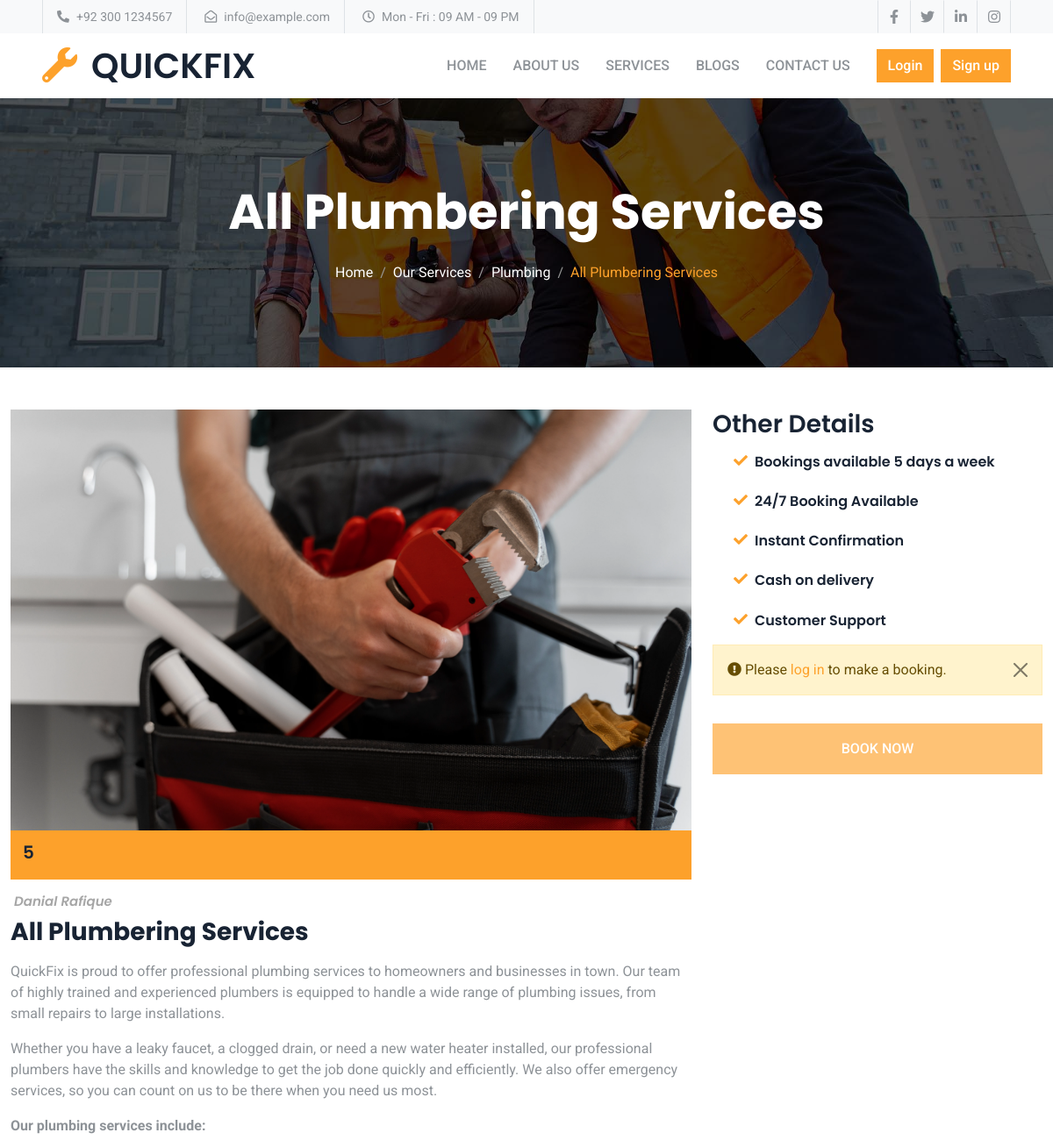
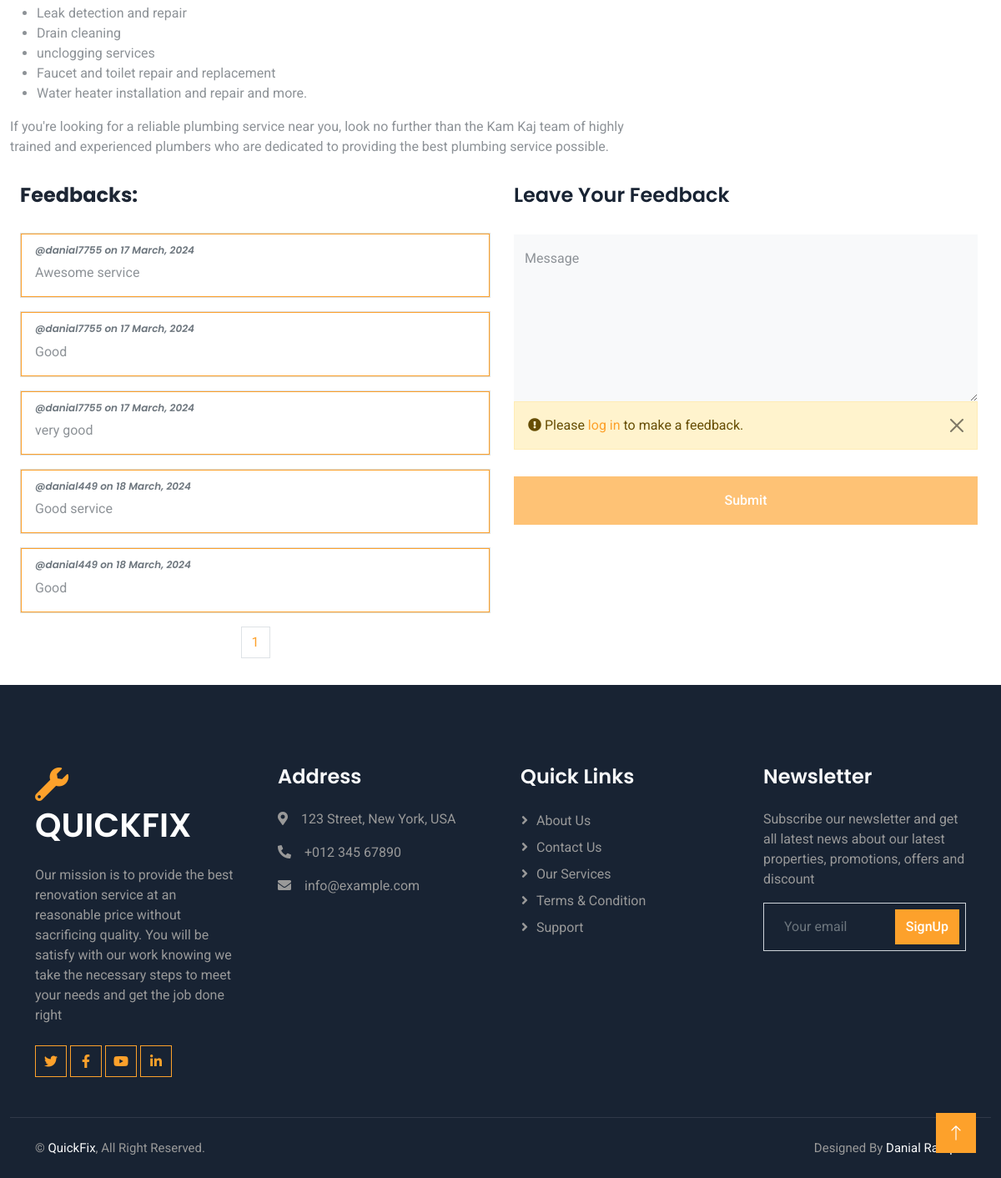
Page /service-details/6 on the committed database (2 pictures, top to bottom).
### vendor/models.py (models this page shows, shortened)
class Service(models.Model):
    user = models.ForeignKey(User,on_delete=models.CASCADE,blank=True ,null=True)
    service_title = models.CharField(max_length=50,null=True, blank=True)
    service_image = models.ImageField(upload_to='service_images/')
    categories=models.ForeignKey(Service_Category ,on_delete=models.CASCADE , blank=True ,null=True, related_name='services')
    description = HTMLField(null=True, blank=True)

class Service_Category(models.Model):
    name = models.CharField(max_length=50)

class Feedback(models.Model):
    user = models.ForeignKey(User, on_delete=models.CASCADE)
    service = models.ForeignKey(Service, on_delete=models.CASCADE , related_name='feedback')
    feedback_text = models.TextField()
    created_date = models.DateTimeField(default=timezone.now , null=True, blank=True)

### accounts/models.py (models this page shows)
class User(AbstractUser):
    is_admin = models.BooleanField('Is_admin' , default=False)
    is_customer = models.BooleanField('Is_customer' , default=False)
    is_vendor = models.BooleanField('Is_vendor' , default=False)
    CATAGORY_CHOICES = [('Punjab' ,'Punjab') ,('Sindh' ,'Sindh'),('Khyber Pakhtunkhwa','Khyber Pakhtunkhwa'),('Gilgit-Baltistan' ,'Gilgit-Baltistan') ,('Islamabad Capital Territory' ,'Islamabad Capital Territory'),('Balochistan','Balochistan'),]
    CATAGORY_EMP= [('Electrician' ,'Electrician'),('Plumber' ,'Plumber'),('Sweaper' ,'Sweaper'),('Carpenter' ,'Carpenter'),('Drain clean' ,'Drain clean'),('AC repair' ,'AC repair'),('Painting & Decorating' ,'Painting & Decorating'),]
    email = models.EmailField(null=True , unique=True)
    mobile_no = models.CharField(max_length=11 ,null=True, blank=True)
    address1 = models.CharField(max_length=200,default='abc')
    address2 = models.CharField(max_length=200,default='abc')
    city =  models.CharField(max_length=70 ,null=True, blank=True)
    province = models.CharField(choices=CATAGORY_CHOICES,default='Punjab', max_length=56)
    employee = models.CharField(choices=CATAGORY_EMP,default='none', max_length=100)
    cnic= models.CharField(max_length=13 ,null=True, blank=True)
    shop_reference = models.TextField(default='shop no address etc')
    vendor_image = models.ImageField(upload_to='vendor_profile_pics/')
    is_email_verified = models.BooleanField(default=False)
    email_verification_token = models.CharField(max_length=200 ,blank=True, null=True)
    def __str__(self):
        return self.username

### vendor/views.py (the view)
# urls.py: path("service-details/<int:service_id>", service_detail_view, name="service_detail_view"),
def service_detail_view(request, service_id):
    service = Service.objects.get(id=service_id)
    feedback = service.feedback.all()
    paginator = Paginator(feedback , 5)
    page_number = request.GET.get('page')
    feedbackfinal = paginator.get_page(page_number)
    totalpage = feedbackfinal.paginator.num_pages
    if request.method == 'POST':
        form = FeedbackForm(request.POST)
        if form.is_valid():
            feeback=form.save(commit=False)
            feeback.service = service
            feeback.user = request.user
            feeback.save()
            messages.success(request, "Submit Successfully! Thank you for your feedback.")
            return redirect('vendor:service_detail_view' , service_id=service.id)
        else:
            print(form.errors)
    else:
        form=FeedbackForm()
    context = {
        'service': service ,
        'feedback':feedbackfinal,
        'totalpagelist' : [n+1 for n in range(totalpage)]
    }
    return render(request, 'vendor/service_detail.html', context)

### vendor/templates/vendor/service_detail.html (shortened to what this page needs)
{% extends "base.html" %}
{% load static %}
{% block css %}
<link rel="stylesheet" href="{% static 'vendor/css/service_detail.css'%}">{% endblock css %}
{% block content %}
    <div class="container-fluid page-header py-5 mb-5 wow fadeIn" data-wow-delay="0.1s">
        <div class="container text-center py-5">
            <h1 class="display-4 text-white animated slideInDown mb-4">{{service.service_title}}</h1>
            <nav aria-label="breadcrumb animated slideInDown">
                <ol class="breadcrumb justify-content-center mb-0">
                    <li class="breadcrumb-item"><a class="text-white" href="{% url "customer:home" %}">Home</a></li>
                    <li class="breadcrumb-item"><a class="text-white" href="{% url "customer:service_view" %}">Our Services</a></li>
                    <li class="breadcrumb-item"><a class="text-white" href="">{{service.categories.name}}</a></li>
                    <li class="breadcrumb-item text-primary active" aria-current="page">{{service.service_title}}</li>
                </ol>
            </nav>
        </div>
    </div>
<div class="container-fluid">
    <div class="row justify-content-center">
        <div class="col-lg-8 col-md-12 wow fadeInUp" data-wow-delay="0.1s">
            <div class="post-image">
                <img src="{{service.service_image.url}}" alt="img" loading="lazy">
            </div>
            <div class="post-info btn-primary d-flex">
                <h5><span></span>{{ service.feedback.all|length }}
                </h5>
            </div>
            <div class="author d-flex">
                <h6><ion-icon name="person-circle-outline"></ion-icon>{{service.user.first_name}}
                    {{service.user.last_name}}</h6>
            </div>
            <div class="post-content">
                <h3>{{service.service_title}}</h3>
                <p>{{service.description | safe}}</p>
            </div>
        </div>
        <div class="col-lg-4 col-md-12 recent-post-section wow fadeInUp" data-wow-delay="0.5s">
            <h3>Other Details</h3>
            <div class="recent-post py-2 px-4">
                <i class="fa fa-check text-primary flex-shrink-0 me-2"></i>
                <h6 class="mb-0">Bookings available 5 days a week</h6>
            </div>
            <div class="recent-post py-2 px-4">
                <i class="fa fa-check text-primary flex-shrink-0 me-2"></i>
                <h6 class="mb-0">24/7 Booking Available</h6>
            </div>
            <div class="recent-post py-2 px-4">
                <i class="fa fa-check text-primary flex-shrink-0 me-2"></i>
                <h6 class="mb-0">Instant Confirmation</h6>
            </div>
            <div class="recent-post py-2 px-4">
                <i class="fa fa-check text-primary flex-shrink-0 me-2"></i>
                <h6 class="mb-0">Cash on delivery</h6>
            </div>
            <div class="recent-post py-2 px-4">
                <i class="fa fa-check text-primary flex-shrink-0 me-2"></i>
                <h6 class="mb-0">Customer Support</h6>
            </div>
            <div class="col-12">
                <form action="{% url 'vendor:book_service' service.id %}" method="post">
                    {% if user.is_authenticated %}
                    <button class="btn btn-primary w-100 py-3 mt-3" type="button" data-bs-toggle="modal" data-bs-target="#exampleModal">BOOK NOW</button>
                  <div class="modal fade" id="exampleModal" tabindex="-1" aria-labelledby="exampleModalLabel" aria-hidden="true">
                      <div class="modal-dialog modal-dialog-centered">
                        <div class="modal-content">
                          <div class="modal-header">
                            <h5 class="modal-title" id="exampleModalLabel">Booking Instructions</h5>
                            <button type="button" class="btn-close" data-bs-dismiss="modal" aria-label="Close"></button>
                          </div>
                          <div class="modal-body">
                            <div class="col-12">
                                <label class="form-label">Date & Time</label>
                                <input type="datetime-local" id="datetime" name="booking_date" class="form-control" required>
                            </div>
                            <div class="col-12 mt-2">
                                <label class="form-label">Additional Instruction</label>
                                <textarea name="instruction" id="instruction" name="instruction" class="form-control" required></textarea>
                            </div>
                          </div>
                          <div class="modal-footer">
                            <button type="button" class="btn btn-secondary" data-bs-dismiss="modal">Close</button>
                            <button type="submit" class="btn btn-primary">Confirm Booking</button>
                          </div>
                        </div>
                      </div>
                    </div>
                    {% else %}
                    <div class="alert alert-warning alert-dismissible fade show" role="alert">
                        <i class="fa fa-exclamation-circle" aria-hidden="true"></i> Please <a href="{% url 'accounts:user_login_view' %}">log in</a> to make a booking.
                        <button type="button" class="btn-close" data-bs-dismiss="alert" aria-label="Close"></button>
                      </div>
                    <button class="btn btn-primary w-100 py-3 mt-3 disabled" type="submit">BOOK NOW</button>
                    {% endif %}
                </form>
            </div>
        </div>
        <div class="row justify-content-center">
            <div class="col-lg-6 col-sm-12 comment-section py-3 wow fadeInUp" data-wow-delay="0.1s">
                <div class="comments">
                    <h4>Feedbacks:</h4>
                    {% if feedback %}
                    {% for feedback in feedback %}
                    <div class="card mt-3">
                        <div class="card-body ">
                            <h6 style="font-style: italic; font-size: 12px;" class="card-subtitle mb-2 text-muted">
                                @{{feedback.user}} on
                                {{feedback.created_date|date:"j F, Y"}}</h6>
                            <p class="card-text">{{feedback.feedback_text}}</p>
                        </div>
                    </div>
                    {% endfor %}
                    {% else %}
                    <p class="text-muted">No Feedback!</p>
                    {% endif %}
                    <div class="container-fluid pt-3 wow fadeIn" data-wow-delay="0.1s">
                        <nav aria-label="Page navigation example">
                            <ul class="pagination justify-content-center">
                                  {% for n in totalpagelist %}
                                  <li class="page-item"><a class="page-link" href="/service-details/{{service.id}}?page={{n}}">{{n}}</a></li>
                                  {% endfor %}
                            </ul>
                        </nav>
                    </div>
                </div>
            </div>
            <div class="col-lg-6 col-sm-12  comment-form p-3 wow fadeInUp" data-wow-delay="0.5s">
                <h4 class="pb-4">Leave Your Feedback</h4>
                <form action="" method="post">
                    <div class="col-12">
                        <div class="form-floating">
                            <textarea class="form-control bg-light border-0" name="feedback_text"
                                placeholder="Enter Feedback Here.." id="message" style="height: 200px"></textarea>
                            <label for="message">Message</label>
                        </div>
                    </div>
                    <div class="col-12">
                        {% if user.is_authenticated %}
                        <button class="btn btn-primary w-100 py-3 mt-3" type="submit">Submit</button>
                        {% else %}
                        <div class="alert alert-warning alert-dismissible fade show" role="alert">
                            <i class="fa fa-exclamation-circle" aria-hidden="true"></i> Please <a href="{% url 'accounts:user_login_view' %}">log in</a> to make a feedback.
                            <button type="button" class="btn-close" data-bs-dismiss="alert" aria-label="Close"></button>
                          </div>
                          <button class="btn btn-primary w-100 py-3 mt-3 disabled" type="submit">Submit</button>
                        {% endif %}
                    </div>
                </form>
            </div>
        </div>
    </div>
</div>
{% endblock content %}

### customer/static/customer/css/style.css (style rules this page uses)
:root { --primary: #FDA12B; --secondary: #8D9297; --light: #F8F9FA; --dark: #182333; }
.btn { font-weight: 500; transition: .5s; }
.btn.btn-primary, .btn.btn-outline-primary:hover { color: #FFFFFF; }
.page-header { background: linear-gradient(rgba(0, 0, 0, .65), rgba(0, 0, 0, .65)), url(../img/carousel-1.jpg) center center no-repeat; background-size: cover; }
.page-header .breadcrumb-item+.breadcrumb-item::before { color: #999999; }

### templates/base.html (style rules this page uses)
* { margin: 0; padding: 0; box-sizing: border-box; }

### rows in the picture
Service: service_title "All Plumbering Services", categories.name "Plumbing", service_image (picture), feedback.all|length "5", user.first_name "Danial", user.last_name "Rafique", description "QuickFix is proud to offer professional plumbing services to homeowners and businesses in town. Our team of highly trained and experienced plumbers is equipped to handle a wide range of plumbing issues, from small repairs to large installations. Whether you have a leaky faucet, a clogged drain, or need a new water heater installed, our professional plumbers have the skills and knowledge to get the job done quickly and efficiently. We also offer emergency services, so you can count on us to be there when you need us most. Our plumbing services include: Leak detection and repair Drain cleaning unclogging services Faucet and toilet repair and replacement Water heater installation and repair…"
Feedback: user "danial7755", created_date "17 March, 2024", feedback_text "Awesome service"
Feedback: user "danial7755", created_date "17 March, 2024", feedback_text "Good"
Feedback: user "danial7755", created_date "17 March, 2024", feedback_text "very good"
Feedback: user "danial449", created_date "18 March, 2024", feedback_text "Good service"
Feedback: user "danial449", created_date "18 March, 2024", feedback_text "Good"

### other values in the picture
{{ n }} "1"
